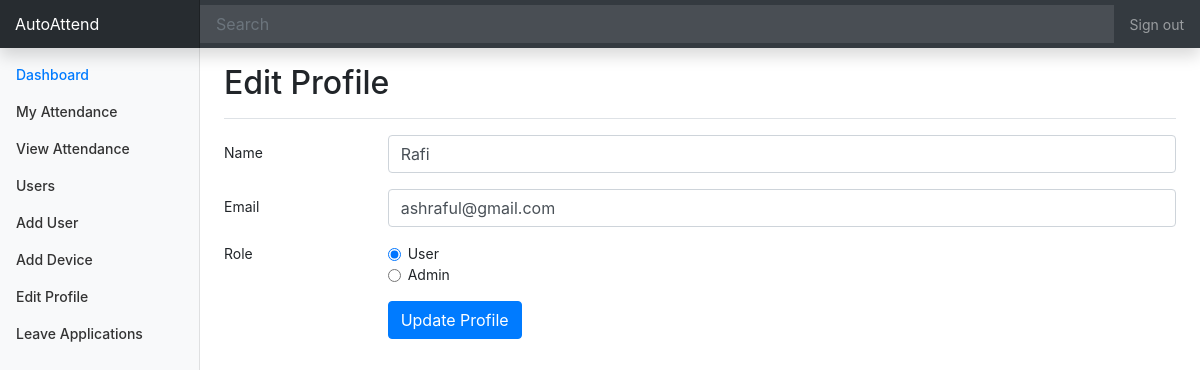
The page /edit_profile.php?user_id=1 (signed in) on the database its author committed.
### tables this page shows
CREATE TABLE `users` (
  `id` int(15) NOT NULL,
  `name` varchar(255) NOT NULL,
  `email` varchar(191) NOT NULL,
  `password` varchar(255) NOT NULL,
  `role` varchar(10) NOT NULL DEFAULT 'user'
);

### inc/functions.php (called while the page is built, shortened)
<?php
function get_user($email){
	global $conn;
	$sql = "SELECT id, name, email, role FROM users WHERE email = '$email' LIMIT 0,1";
	$result = $conn->query($sql);
	if($result)
		return $result->fetch_object();
	else return false;
}
function get_user_by_id($id){
	global $conn;
	$sql = "SELECT id, name, email, role FROM users WHERE id = '$id' LIMIT 0,1";
	$result = $conn->query($sql);
	if($result)
		return $result->fetch_object();
	else return false;
}
function current_user(){
	$email = $_COOKIE["user_name"];
	return get_user($email);
}
function is_admin($user_id = null){
	if(!$user_id)
		$user_id = current_user()->id;
	$user = get_user_by_id($user_id);
	if($user->role == 'admin')
		return true;
	else return false;
}

### edit_profile.php (the view, shortened to what this page needs)
<?php require('inc/connect.php'); ?>
<?php require('inc/functions.php'); ?>
<?php require('layout/header.php'); ?>
<?php
$error = false;
if(!isset($_GET['user_id'])){
	$user = current_user();
}
else {
	$user_id = (int) $_GET['user_id'];
	if(get_user_by_id($user_id)){
		$user = get_user_by_id($user_id);
	}
	else {
		$error = true;
	}
}
?>
<?php if(!$error):?>
<form action="update_profile.php" method="post">
	<div class="form-group row">
    <label for="field_name" class="col-sm-2 col-form-label">Name</label>
    <div class="col-sm-10">
      <input name="name" type="text" class="form-control" id="field_name" placeholder="Name" value="<?= $user->name; ?>">
    </div>
  </div>
  <div class="form-group row">
    <label for="field_email" class="col-sm-2 col-form-label">Email</label>
    <div class="col-sm-10">
      <input name="email" type="email" class="form-control" id="field_email" placeholder="Email" value="<?= $user->email; ?>">
    </div>
  </div>
  <?php if(is_admin()):?>
  <fieldset class="form-group">
    <div class="row">
      <legend class="col-form-label col-sm-2 pt-0">Role</legend>
      <div class="col-sm-10">
        <div class="form-check">
          <input class="form-check-input" type="radio" name="role" id="field_role_user" value="user" <?php if($user->role == 'user') echo 'checked' ?>>
          <label class="form-check-label" for="field_role_user">
            User
          </label>
        </div>
        <div class="form-check">
          <input class="form-check-input" type="radio" name="role" id="field_role_admin" value="admin" <?php if($user->role == 'admin') echo 'checked' ?>>
          <label class="form-check-label" for="field_role_admin">
            Admin
          </label>
        </div>
      </div>
    </div>
  </fieldset>
  <?php endif; ?>
  <div class="form-group row">
    <div class="offset-sm-2 col-sm-10">
      <button type="submit" class="btn btn-primary">Update Profile</button>
    </div>
  </div>
</form>
<?php
else:
	echo "Invalid User";
endif; ?>
<?php require('layout/footer.php'); ?>

### assets/dashboard.css (style rules this page uses)
body { font-size: .875rem; }

### rows shown on the page
users: name "Rafi", email "ashraful@gmail.com", role "☑ User", role "☐ Admin"

### other values the page prints
$page_title "Edit Profile"
